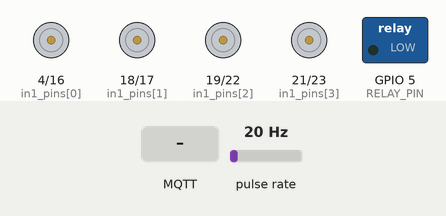
The sketch below on a simulated ESP32. On the bench: motor-driver pin pairs drawn as motors (green arrow = first pin HIGH = forward, orange = second pin HIGH = backward, longer = more drive), switched loads named in the sketch (green lamp = pin HIGH). Wiring (inferred from the names in the program): pulse sensor: data GPIO 27. The inputs (shaded band) are chosen by the test bench; at power-on: pulse rate 20 Hz. WiFi joins after 1.5 s; servers stay silent unless stated; no MQTT or app messages arrive unless stated; not simulated (calls return 0 or success): secrets.h; what the sketch prints to the serial monitor is not drawn. At 3.5 s the program puts the board to deep sleep or switches it off; the recording ends there.

Above: at 0.32 s.
At 3.0 s:
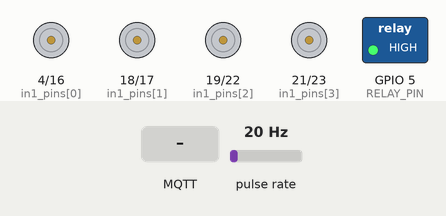
3.1 s: MQTT message "esp32/republish_mac" arrives on the third subscribed topic
At 3.25 s:
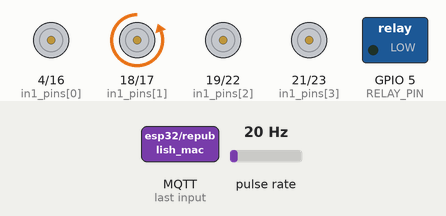
Timing chart, 0 to 3.5 s (numbered marks = the images above; inputs shaded):
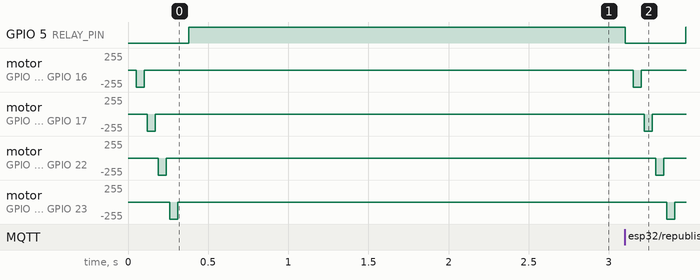

The sketch:

outside_wifi.ino
```cpp
#include <WiFiClientSecure.h>
#include <WiFi.h>
#include <esp_wifi.h>
#include <ArduinoJson.h>
#include <PubSubClient.h>
#include <Wire.h>
#include <Adafruit_INA219.h>

#include "secrets.h"
const char* ssid        = WIFI_SSID;
const char* password    = WIFI_PASSWORD;
const char* mqtt_user   = MQTT_USER;
const char* mqtt_pwd    = MQTT_PASSWORD;
const char* mqtt_server = MQTT_SERVER;

#define PULSE_MS            50
#define RELAY_PIN            5
#define SDA_PIN             25
#define SCL_PIN             26
#define FLOW_PIN            27
#define CALIBRATION_FACTOR 7.5

Adafruit_INA219 ina_panel(0x40);
Adafruit_INA219 ina_load(0x41);
Adafruit_INA219 ina_battery(0x44);
bool ina_panel_ok   = false;
bool ina_load_ok    = false;
bool ina_battery_ok = false;

volatile unsigned long pulseCount = 0;
float totalLiters = 0.0;
unsigned long lastFlowSample = 0;

void IRAM_ATTR flowPulse() { pulseCount++; }

int in1_pins[] = {4,  18, 19, 21};
int in2_pins[] = {16, 17, 22, 23};

String topic_sensors;
String myMac;       // no colons, uppercase — used in topics
String myMacColon;  // XX:XX:XX:XX:XX:XX — used in ACK payload
String topic_cmd;
String topic_ack;
String topic_wifi;
long last_wifi_report = 0;

WiFiClientSecure espClient;
PubSubClient mqttClient(espClient);

void pulse(int valve, uint8_t cmd, int duration = PULSE_MS) {
  int in1 = in1_pins[valve];
  int in2 = in2_pins[valve];
  digitalWrite(in1, cmd == 0 ? HIGH : LOW);
  digitalWrite(in2, cmd == 0 ? LOW  : HIGH);
  delay(duration);
  digitalWrite(in1, LOW);
  digitalWrite(in2, LOW);
}

void reset() {
  for (int i = 0; i < 4; i++) {
    digitalWrite(in1_pins[i], LOW);
    digitalWrite(in2_pins[i], LOW);
  }
}

void closeAllValves() {
  digitalWrite(RELAY_PIN, LOW);
  delay(50);
  for (int i = 0; i < 4; i++) {
    pulse(i, 1);  // cmd=1 = close
    delay(20);
  }
  delay(50);
  digitalWrite(RELAY_PIN, HIGH);
  Serial.println("All valves closed");
}

void publish_mac() {
  StaticJsonDocument<64> doc;
  doc["mac"] = myMac;
  char buf[64];
  serializeJson(doc, buf);
  mqttClient.publish("esp32/register", buf, true);
  Serial.printf("Published: esp32/register → %s\n", buf);
}

void publishSensors() {
  long now = millis();
  unsigned long elapsed = now - lastFlowSample;
  noInterrupts();
  unsigned long pulses = pulseCount;
  pulseCount = 0;
  interrupts();
  lastFlowSample = now;
  float flowRate = elapsed > 0 ? (pulses / (elapsed / 1000.0)) / CALIBRATION_FACTOR : 0;
  totalLiters += flowRate * (elapsed / 1000.0) / 60.0;

  StaticJsonDocument<384> sensorDoc;
  if (ina_panel_ok) {
    sensorDoc["panel"]["v"] = ina_panel.getBusVoltage_V();
    sensorDoc["panel"]["i"] = ina_panel.getCurrent_mA();
    sensorDoc["panel"]["p"] = ina_panel.getPower_mW();
  }
  if (ina_load_ok) {
    sensorDoc["load"]["v"] = ina_load.getBusVoltage_V();
    sensorDoc["load"]["i"] = ina_load.getCurrent_mA();
    sensorDoc["load"]["p"] = ina_load.getPower_mW();
  }
  if (ina_battery_ok) {
    sensorDoc["battery"]["v"] = ina_battery.getBusVoltage_V();
    sensorDoc["battery"]["i"] = ina_battery.getCurrent_mA();
    sensorDoc["battery"]["p"] = ina_battery.getPower_mW();
  }
  sensorDoc["flow"]["rate"]  = flowRate;
  sensorDoc["flow"]["total"] = totalLiters;
  char sensorBuf[384];
  serializeJson(sensorDoc, sensorBuf);
  mqttClient.publish(topic_sensors.c_str(), sensorBuf);
  Serial.printf("Sensors: %s\n", sensorBuf);
}

void mqttCallback(char* topic, byte* payload, unsigned int length) {
  if (strcmp(topic, "esp32/republish_mac") == 0) {
    publish_mac();
    return;
  }
  if (strcmp(topic, (myMac + "/sensors/refresh").c_str()) == 0) {
    publishSensors();
    return;
  }
  if (strcmp(topic, (myMac + "/restart").c_str()) == 0) {
    Serial.println("Restart requested via MQTT");
    ESP.restart();
  }
  if (strcmp(topic, (myMac + "/sleep").c_str()) == 0) {
    StaticJsonDocument<64> doc;
    uint64_t minutes = 60;
    if (deserializeJson(doc, payload, length) == DeserializationError::Ok) {
      minutes = doc["minutes"] | 60;
    }
    Serial.printf("Sleep requested: %llu minutes\n", minutes);
    closeAllValves();
    mqttClient.disconnect();
    esp_deep_sleep(minutes * 60ULL * 1000000ULL);
  }
  StaticJsonDocument<128> doc;
  if (deserializeJson(doc, payload, length) != DeserializationError::Ok) return;
  Serial.print("CMD: ");
  serializeJson(doc, Serial);
  Serial.println();
  int duration = doc.containsKey("pulse_ms") ? doc["pulse_ms"].as<int>() : PULSE_MS;
  JsonObject obj = doc.as<JsonObject>();
  int channel = -1;
  uint8_t cmd = 0;
  for (auto kv : obj) {
    if (strcmp(kv.key().c_str(), "pulse_ms") == 0) continue;
    channel = atoi(kv.key().c_str()) - 1;
    cmd = (uint8_t)kv.value().as<int>();
    break;
  }
  if (channel < 0 || channel > 3) return;
  digitalWrite(RELAY_PIN, LOW);
  delay(50);
  pulse(channel, cmd, duration);
  delay(20);
  digitalWrite(RELAY_PIN, HIGH);
  Serial.printf("Valve %d: %s\n", channel + 1, cmd == 0 ? "open" : "close");
  StaticJsonDocument<128> ackDoc;
  ackDoc["mac"]     = myMacColon;
  ackDoc["valve"]   = channel + 1;
  ackDoc["success"] = true;
  char buf[128];
  serializeJson(ackDoc, buf);
  mqttClient.publish(topic_ack.c_str(), buf);
  Serial.printf("ACK: %s → %s\n", topic_ack.c_str(), buf);
}

void reconnect_mqtt() {
  int i = 0;
  while (!mqttClient.connected() && i < 10) {
    Serial.print("Connecting to MQTT...");
    String willTopic = myMac + "/will";
    if (mqttClient.connect(myMac.c_str(), mqtt_user, mqtt_pwd,
                           willTopic.c_str(), 1, true, "{\"online\":false}")) {
      Serial.printf("connected (RSSI: %d dBm)\n", WiFi.RSSI());
      publish_mac();
      mqttClient.subscribe(topic_cmd.c_str());
      mqttClient.subscribe((myMac + "/restart").c_str());
      mqttClient.subscribe((myMac + "/sleep").c_str());
      mqttClient.subscribe((myMac + "/sensors/refresh").c_str());
      mqttClient.subscribe("esp32/republish_mac");
      Serial.printf("Subscribed: %s\n", topic_cmd.c_str());
    } else {
      Serial.printf("failed rc=%d, retry in 5s\n", mqttClient.state());
      delay(5000);
      i++;
    }
  }
  if (i >= 10) {
    Serial.println("MQTT connect failed — restarting");
    ESP.restart();
  }
}

void setup_wifi() {
  WiFi.mode(WIFI_STA);
  esp_wifi_set_max_tx_power(80);
  esp_wifi_set_ps(WIFI_PS_NONE);
  esp_wifi_set_protocol(WIFI_IF_STA, WIFI_PROTOCOL_11B);
  WiFi.begin(ssid, password);
  Serial.print("Connecting to WiFi");
  int i = 0;
  while (WiFi.status() != WL_CONNECTED && i < 40) {
    delay(500);
    Serial.print(".");
    i++;
  }
  if (WiFi.status() != WL_CONNECTED) {
    Serial.println("\nFailed to connect — restarting");
    ESP.restart();
  }
  myMacColon = WiFi.macAddress();
  myMac = myMacColon;
  myMac.replace(":", "");
  myMac.toUpperCase();
  topic_cmd     = myMac + "/cmd";
  topic_ack     = myMac + "/ack";
  topic_wifi    = myMac + "/wifi";
  topic_sensors = myMac + "/sensors";
  Serial.printf("\nConnected — IP: %s  ch: %d  RSSI: %d dBm\n",
    WiFi.localIP().toString().c_str(), WiFi.channel(), WiFi.RSSI());
  Serial.printf("MAC: %s\n", myMacColon.c_str());
}

void setup() {
  Serial.begin(115200);
  for (int i = 0; i < 4; i++) {
    pinMode(in1_pins[i], OUTPUT); digitalWrite(in1_pins[i], LOW);
    pinMode(in2_pins[i], OUTPUT); digitalWrite(in2_pins[i], LOW);
  }
  pinMode(RELAY_PIN, OUTPUT);
  digitalWrite(RELAY_PIN, HIGH);
  reset();
  closeAllValves();

  Wire.begin(SDA_PIN, SCL_PIN);
  ina_panel_ok   = ina_panel.begin();
  ina_load_ok    = ina_load.begin();
  ina_battery_ok = ina_battery.begin();
  Serial.printf("INA panel (0x40): %s\n",   ina_panel_ok   ? "OK" : "not found");
  Serial.printf("INA load (0x41): %s\n",    ina_load_ok    ? "OK" : "not found");
  Serial.printf("INA battery (0x44): %s\n", ina_battery_ok ? "OK" : "not found");

  pinMode(FLOW_PIN, INPUT_PULLUP);
  attachInterrupt(digitalPinToInterrupt(FLOW_PIN), flowPulse, RISING);
  lastFlowSample = millis();

  setup_wifi();
  espClient.setInsecure();
  mqttClient.setServer(mqtt_server, 8883);
  mqttClient.setCallback(mqttCallback);
}

void loop() {
  if (WiFi.status() != WL_CONNECTED) {
    Serial.println("WiFi lost — restarting");
    ESP.restart();
  }
  if (!mqttClient.connected()) reconnect_mqtt();
  mqttClient.loop();
  long now = millis();
  if (now - last_wifi_report > 30000) {
    last_wifi_report = now;
    int rssi = WiFi.RSSI();
    Serial.printf("WiFi status — MAC: %s  IP: %s  RSSI: %d dBm\n",
      myMacColon.c_str(), WiFi.localIP().toString().c_str(), rssi);
    StaticJsonDocument<128> doc;
    doc["mac"]  = myMacColon;
    doc["ip"]   = WiFi.localIP().toString();
    doc["rssi"] = rssi;
    char buf[128];
    serializeJson(doc, buf);
    mqttClient.publish(topic_wifi.c_str(), buf);

    publishSensors();
  }
}
```
